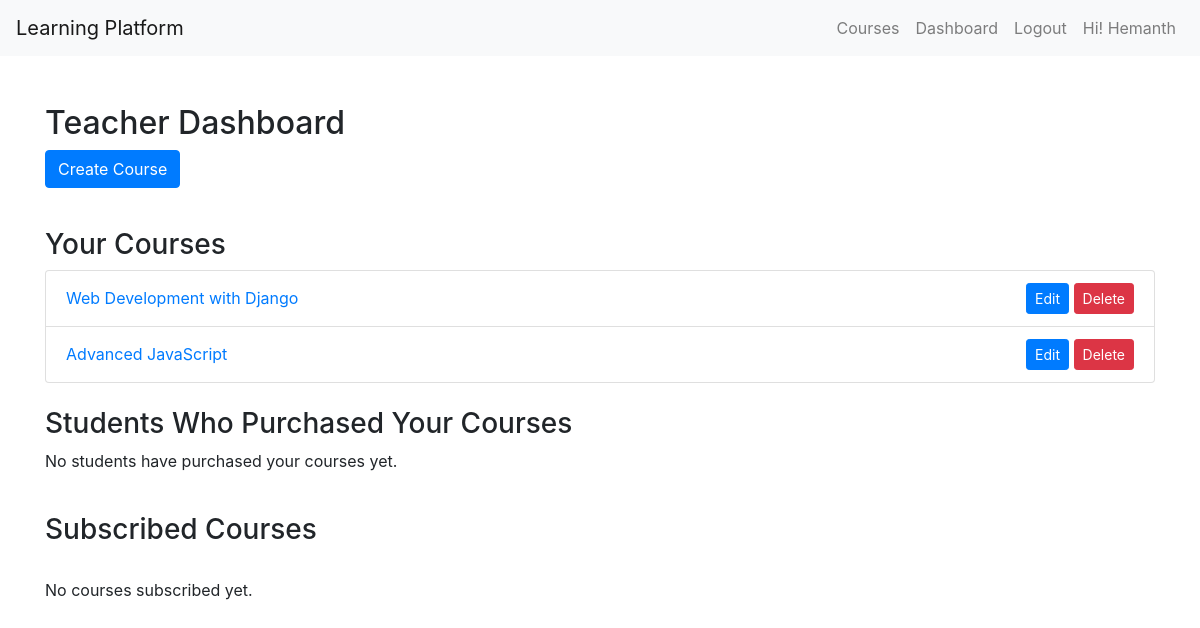
The page /dashboard/ (signed in) on the database its author committed.
### users/models.py (models this page shows, shortened)
class User(AbstractBaseUser, PermissionsMixin):
    email = models.EmailField(unique=True)
    name = models.CharField(max_length=30, blank=True)
    is_active = models.BooleanField(default=True)
    is_staff = models.BooleanField(default=False)
    ROLE_CHOICES = (
        ('student', 'Student'),
        ('teacher', 'Teacher'),
    )
    role = models.CharField(max_length=7, choices=ROLE_CHOICES, default='student')
    objects = UserManager()
    USERNAME_FIELD = 'email'
    REQUIRED_FIELDS = []

### courses/models.py (models this page shows, shortened)
class Course(models.Model):
    course_id = models.AutoField(primary_key=True)
    name = models.CharField(max_length=50)
    description = models.CharField( max_length=120)
    created_at = models.DateTimeField(auto_now_add=True)
    updated_at = models.DateTimeField(auto_now=True)
    price = models.FloatField()
    teacher = models.ForeignKey("users.User", on_delete=models.CASCADE)

### users/views.py (the view)
# urls.py: path('dashboard/',DashboardView.as_view(),name='dashboard')
class DashboardView(LoginRequiredMixin,View):
    def get(self, request, *args, **kwargs):
        if request.user.role == "teacher":
            courses = Course.objects.filter(teacher=request.user)
            enrollments = Enrollment.objects.filter(course__in =courses)
            subscribers = [{'name':item.student.name,'course':item.course.name} for item in enrollments]
            subscribed_courses = Enrollment.objects.filter(student = request.user)
            return render(request,'teacher_dashboard.html',{"subscribers":subscribers,"courses":courses,"subscribed_courses":subscribed_courses})
        else:
            subscribed_courses = Enrollment.objects.filter(student = request.user)
            return render(request,'student_dashboard.html',{"subscribed_courses":subscribed_courses})

### templates/teacher_dashboard.html (shortened to what this page needs)
{% extends 'base.html' %}
{% block content %}
    <h2>Teacher Dashboard</h2>
    <a href="{% url 'course_create' %}" class="btn btn-primary mb-3">Create Course</a>
    <h3 class="mt-4">Your Courses</h3>
    <div class="list-group">
        {% for course in courses %}
        <div class="list-group-item list-group-item-action d-flex justify-content-between align-items-center">
            <a href="{% url 'course_detail' course.name %}" style="flex-grow: 1; text-decoration: none; ">
                {{ course.name }}
            </a>
            <div >
                <a href="{% url 'course_update' course.name %}">
                    <button class="btn btn-primary btn-sm">Edit</button>
                </a>
                <form action="{% url 'course_delete' course.name %}" method="post" style="display: inline;">
                    <button type="submit" class="btn btn-danger btn-sm">Delete</button>
                </form>
            </div>
        </div>
    {% empty %}
        <p>No courses available.</p>
    {% endfor %}
    </div>
    <h3 class="mt-4">Students Who Purchased Your Courses</h3>
    <div class="list-group">
        {% for subscriber in subscribers %}
            <div class="list-group-item list-group-item-action">{{ subscriber.name }} - {{ subscriber.course }}</div>
        {% empty %}
            <p>No students have purchased your courses yet.</p>
        {% endfor %}
    </div>
    <div>
        <h3 class="mt-4">Subscribed Courses</h3>
        <br>
        <div class="list-group">
            {% for item in subscribed_courses %}
                <a href="{% url 'course_detail' item.course.name %}" class="list-group-item list-group-item-action d-flex justify-content-between align-items-center">
                    {{ item.course.name }}
                    {% if item.status == 'active' %}
                        <span class="badge bg-success">Active</span>
                    {% elif item.status == 'expired' %}
                        <span class="badge bg-danger">Expired</span>
                    {% endif %}
                </a>
            {% empty %}
                <p>No courses subscribed yet.</p>
            {% endfor %}
        </div>
    </div>
{% endblock %}

### templates/base.html (shortened to what this page needs)
<!DOCTYPE html>
<html lang="en">
<head>
    <link rel="stylesheet" href="https://stackpath.bootstrapcdn.com/bootstrap/4.5.2/css/bootstrap.min.css">
</head>
<body>
    <nav class="navbar navbar-expand-lg navbar-light bg-light">
        <a class="navbar-brand" href="{% url 'index' %}">Learning Platform</a>
        <div class="collapse navbar-collapse">
            <ul class="navbar-nav ml-auto">
                <li class="nav-item"><a class="nav-link" href="{% url 'course_list'%}">Courses</a></li>
                {% if user.is_authenticated %}
                    <li class="nav-item"><a class="nav-link" href="{% url 'dashboard'%}">Dashboard</a></li>
                    <li class="nav-item"><a class="nav-link" href="{% url 'logout' %}">Logout</a></li>
                    <li class="nav-item"><a class="nav-link" href="">Hi! {{ user.name }}</a></li>
                {% else %}
                    <li class="nav-item"><a class="nav-link" href="{% url 'login' %}">Login</a></li>
                    <li class="nav-item"><a class="nav-link" href="{% url 'signup' %}">Sign Up</a></li>
                {% endif %}
            </ul>
        </div>
    </nav>
    <div class="container mt-5">
        {% block content %}
        {% endblock %}
    </div>
</body>
</html>

### rows shown on the page
User: name "Hemanth"
Course: name "Web Development with Django"
Course: name "Advanced JavaScript"
